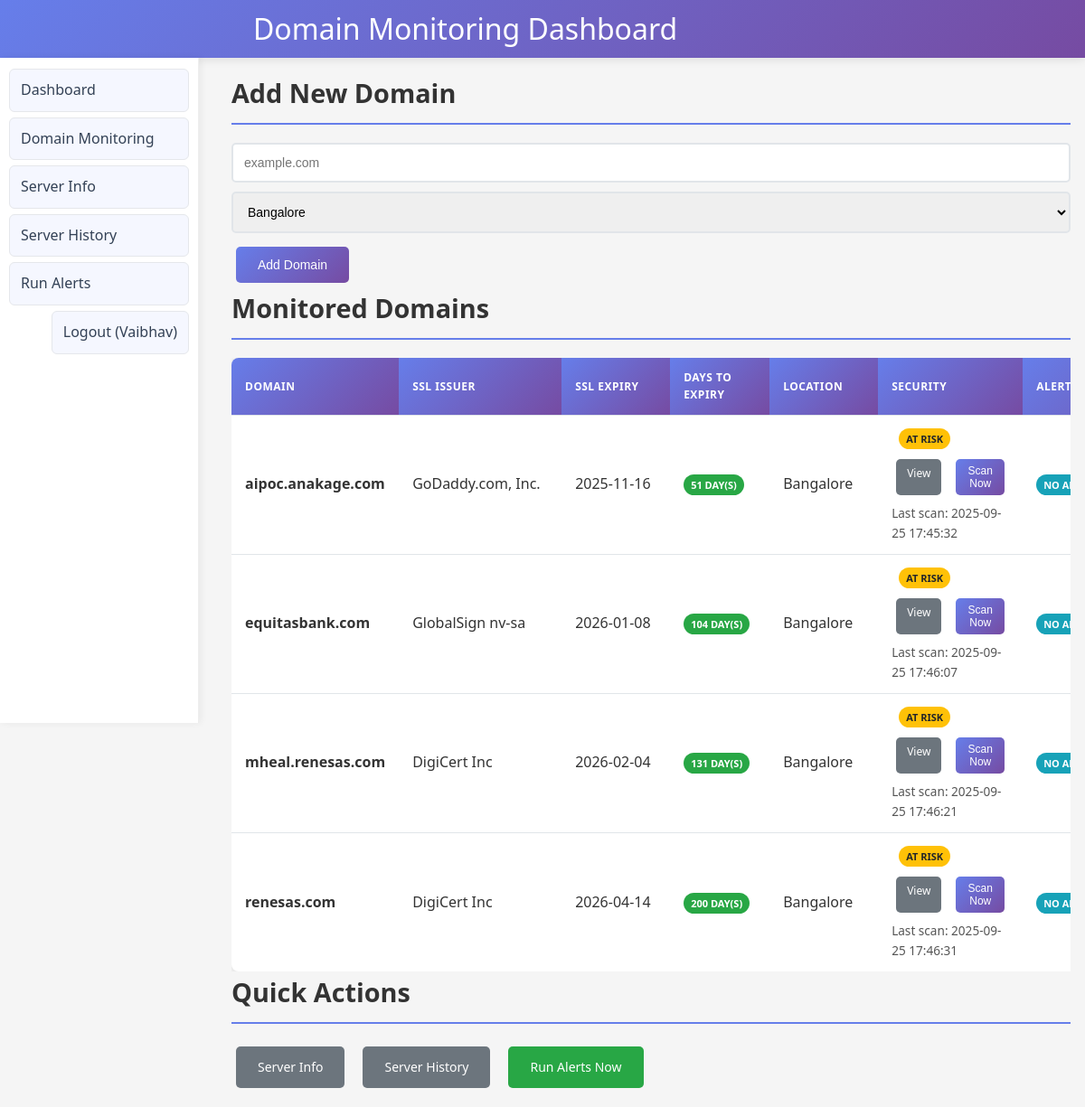
Page /domain (signed in) on the committed database.
### tables this page shows
CREATE TABLE users (
            id INTEGER PRIMARY KEY AUTOINCREMENT,
            name TEXT,
            email TEXT UNIQUE NOT NULL,
            password_hash TEXT NOT NULL,
            role TEXT NOT NULL,          -- super_admin, admin, super_analytics, analytics
            location TEXT                -- required for admin/analytics
        );

CREATE TABLE domains (
            id INTEGER PRIMARY KEY AUTOINCREMENT,
            name TEXT UNIQUE NOT NULL,
            registrar TEXT,
            creation_date TEXT,
            expiration_date TEXT,
            ssl_issuer TEXT,
            ssl_expiry TEXT,
            location TEXT
        );

### 1app.py (the view, shortened to what this page needs)
@app.route('/domain', methods=['GET', 'POST'])
@login_required
def domain():
    conn = get_db_connection()
    c = conn.cursor()
    user = get_current_user()
    base_sql = """
        SELECT d.name, d.registrar, d.creation_date, d.expiration_date, d.ssl_issuer, d.ssl_expiry, d.location,
               a.recipients, a.days_before, a.send_once, a.sent, a.frequency, a.end_date, a.active, a.last_sent
        FROM domains d
        LEFT JOIN domain_alerts a ON a.domain_name = d.name
    """
    params = []
    if user and user["role"] in ("admin", "analytics"):
        base_sql += " WHERE LOWER(d.location)=LOWER(?)"
        params.append(user["location"] or "")
    base_sql += " ORDER BY d.name"
    c.execute(base_sql, params)
    rows = c.fetchall()
    domains = []
    now = datetime.datetime.now()
    for r in rows:
        ssl_expiry = r["ssl_expiry"]
        days_left = None
        try:
            if ssl_expiry:
                expiry_dt = datetime.datetime.strptime(ssl_expiry, "%Y-%m-%d")
                days_left = (expiry_dt - now).days
        except Exception:
            days_left = None
        domains.append({
            "name": r["name"],
            "registrar": r["registrar"],
            "creation_date": r["creation_date"],
            "expiration_date": r["expiration_date"],
            "ssl_issuer": r["ssl_issuer"],
            "ssl_expiry": r["ssl_expiry"],
            "location": r["location"],
            "days_left": days_left,
            "alert_recipients": r["recipients"],
            "alert_days_before": r["days_before"],
            "alert_send_once": bool(r["send_once"]) if r["send_once"] is not None else False,
            "alert_sent": bool(r["sent"]) if r["sent"] is not None else False,
            "alert_frequency": r["frequency"],
            "alert_end_date": r["end_date"],
            "alert_active": bool(r["active"]) if r["active"] is not None else True,
            "alert_last_sent": r["last_sent"]
        })
    conn.close()
    return render_template('domain.html', domains=domains, now=now.date(), locations=get_locations(), user=user)

### 1app.py (called while the page is built)
def get_db_connection():
    conn = sqlite3.connect(DB_FILE, timeout=15, check_same_thread=False)
    conn.row_factory = sqlite3.Row
    try:
        conn.execute("PRAGMA busy_timeout = 15000")
    except Exception:
        pass
    return conn

def get_current_user():
    user_id = session.get('user_id')
    if not user_id:
        return None
    conn = get_db_connection()
    c = conn.cursor()
    c.execute("SELECT id, name, email, role, location FROM users WHERE id = ?", (user_id,))
    row = c.fetchone()
    conn.close()
    return row

def login_required(view_func):
    @functools.wraps(view_func)
    def wrapper(*args, **kwargs):
        if not get_current_user():
            return redirect(url_for('login', next=request.path))
        return view_func(*args, **kwargs)
    return wrapper

def get_locations():
    conn = get_db_connection()
    c = conn.cursor()
    c.execute("SELECT name FROM locations ORDER BY name")
    rows = [r[0] for r in c.fetchall()]
    conn.close()
    return rows

### templates/domain.html (shortened to what this page needs)
<!DOCTYPE html>
<html>
<head>
    <link rel="stylesheet" href="{{ url_for('static', filename='style.css') }}">
</head>
<body>
    <header>
        <div class="container">
            <h1>Domain Monitoring Dashboard</h1>
        </div>
    </header>
    <nav>
        <div class="container">
            <ul>
                <li><a href="/">Dashboard</a></li>
                <li><a href="/domain">Domain Monitoring</a></li>
                <li><a href="/server">Server Info</a></li>
                <li><a href="/server/history">Server History</a></li>
                <li><a href="/run_alerts">Run Alerts</a></li>
                {% if user %}
                    <li style="margin-left:auto"><a href="/logout">Logout ({{ user.name }})</a></li>
                {% else %}
                    <li style="margin-left:auto"><a href="/login">Login</a></li>
                {% endif %}
            </ul>
        </div>
    </nav>
    <div class="container">
        <div class="card">
            <h2>Add New Domain</h2>
            <form method="POST" style="display: flex; gap: 10px; align-items: center; flex-wrap: wrap;">
                <input type="text" name="domain_name" placeholder="example.com" required class="form-control" style="flex: 1; min-width: 200px;">
                <select name="location" class="form-control" style="min-width: 180px;">
                    {% for loc in locations %}
                        <option value="{{ loc }}">{{ loc }}</option>
                    {% endfor %}
                </select>
                <button type="submit" class="btn btn-primary">Add Domain</button>
            </form>
        </div>
        {% if domains %}
            <div class="card">
                <h2>Monitored Domains</h2>
                <div class="table-container">
                    <table class="domains-table">
                        <thead>
                            <tr>
                                <th>Domain</th>
                                <th>SSL Issuer</th>
                                <th>SSL Expiry</th>
                                <th>Days to Expiry</th>
                                <th>Location</th>
                                <th>Security</th>
                                <th>Alert Configuration</th>
                            </tr>
                        </thead>
                        <tbody>
                            {% for d in domains %}
                            <tr>
                                <td><strong>{{ d.name }}</strong></td>
                                <td>{{ d.ssl_issuer or '-' }}</td>
                                <td>{{ d.ssl_expiry or '-' }}</td>
                                <td>
                                    {% if d.days_left is not none %}
                                        {% if d.days_left < 0 %}
                                            <span class="badge badge-danger">Expired {{ -d.days_left }} day(s) ago</span>
                                        {% elif d.days_left <= 30 %}
                                            <span class="badge badge-warning">{{ d.days_left }} day(s)</span>
                                        {% else %}
                                            <span class="badge badge-success">{{ d.days_left }} day(s)</span>
                                        {% endif %}
                                    {% else %}
                                        <span class="badge badge-info">Unknown</span>
                                    {% endif %}
                                </td>
                                <td>{{ d.location or '-' }}</td>
                                <td>
                                    <span class="badge sec-badge" data-domain="{{ d.name|e }}">Loading...</span>
                                    <div style="margin-top:6px; display:flex; gap:6px;">
                                        <a class="btn btn-sm btn-secondary" href="/domain/security/{{ d.name }}">View</a>
                                        <button class="btn btn-sm btn-primary btn-sec-scan" data-domain="{{ d.name|e }}">Scan Now</button>
                                    </div>
                                    <div class="sec-time" data-domain="{{ d.name|e }}" style="font-size: 0.85em; margin-top:4px; color:#555;"></div>
                                </td>
                                <td>
                                    {% if d.alert_recipients %}
                                        <div style="font-size: 0.9em;">
                                            <div><strong>Recipients:</strong> {{ d.alert_recipients }}</div>
                                            <div><strong>Days before:</strong> {{ d.alert_days_before }}</div>
                                            <div><strong>Frequency:</strong> {{ d.alert_frequency or 'once' }}</div>
                                            <div><strong>Send once:</strong> {{ 'Yes' if d.alert_send_once else 'No' }}</div>
                                            <div><strong>Active:</strong> {{ 'Yes' if d.alert_active else 'No' }}</div>
                                            {% if d.alert_end_date %}
                                                <div><strong>Ends:</strong> {{ d.alert_end_date }}</div>
                                            {% endif %}
                                            {% if d.alert_last_sent %}
                                                <div><strong>Last Sent:</strong> {{ d.alert_last_sent }}</div>
                                            {% endif %}
                                            <div><strong>Status:</strong>
                                                <span class="badge {% if d.alert_sent %}badge-success{% else %}badge-warning{% endif %}">
                                                    {{ 'Sent' if d.alert_sent else 'Pending' }}
                                                </span>
                                            </div>
                                        </div>
                                    {% else %}
                                        <span class="badge badge-info">No alerts configured</span>
                                    {% endif %}
                                </td>
                            </tr>
                            {% endfor %}
                        </tbody>
                    </table>
                </div>
            </div>
        {% else %}
            <div class="card">
                <div class="alert alert-info">
                    <strong>No domains configured yet.</strong> Add your first domain above to start monitoring SSL certificates and expiration dates.
                </div>
            </div>
        {% endif %}
        <div class="card">
            <h2>Quick Actions</h2>
            <div style="display: flex; gap: 10px; flex-wrap: wrap;">
                <a href="/server" class="btn btn-secondary">Server Info</a>
                <a href="/server/history" class="btn btn-secondary">Server History</a>
                <a href="/run_alerts" class="btn btn-success">Run Alerts Now</a>
            </div>
        </div>
    </div>
</body>
</html>

### static/style.css (style rules this page uses)
:root { --primary: #667eea; --surface: #ffffff; --text: #334155; --muted: #6b7280; --sidebar-width: 240px; --header-height: 64px; }
* { margin: 0; padding: 0; box-sizing: border-box; }
body { font-family: 'Segoe UI', Tahoma, Geneva, Verdana, sans-serif; line-height: 1.6; color: #333; background-color: #f5f5f5; }
.container { max-width: 1200px; margin: 0 auto; padding: 16px; margin-left: var(--sidebar-width); }
header { background: linear-gradient(135deg, #667eea 0%, #764ba2 100%); color: white; height: var(--header-height); display: flex; align-items: center; padding: 0 16px; margin-bottom: 0; box-shadow: 0 2px 10px rgba(0,0,0,0.1); }
header h1 { width: 100%; text-align: right; font-size: 2em; font-weight: 400; margin-right: 8px; }
nav { position: fixed; left: 0; top: var(--header-height); width: calc(var(--sidebar-width) - 20px); height: calc(100vh - var(--header-height)); background: var(--surface); padding: 12px 10px; box-shadow: 2px 0 8px rgba(0,0,0,0.06); border-right: 1px solid #eee; overflow-y: auto; z-index: 1000; }
nav .container { margin: 0; padding: 0; max-width: 100%; }
nav ul { list-style: none; display: flex; flex-direction: column; gap: 6px; margin: 0; padding: 0; }
nav a { text-decoration: none; color: var(--text); font-weight: 500; padding: 10px 12px; border-radius: 6px; transition: all 0.2s ease; display: block; background: #f5f7ff; border: 1px solid #e5e7eb; }
.card h2 { color: #333; margin-bottom: 20px; font-size: 1.8em; border-bottom: 2px solid #667eea; padding-bottom: 10px; }
.form-control { width: 100%; padding: 12px; border: 2px solid #e1e5e9; border-radius: 5px; font-size: 14px; transition: border-color 0.3s ease; }
.btn { padding: 12px 24px; border: none; border-radius: 5px; cursor: pointer; font-size: 14px; font-weight: 500; text-decoration: none; display: inline-block; transition: all 0.3s ease; margin: 5px; }
.btn-primary { background: linear-gradient(135deg, #667eea 0%, #764ba2 100%); color: white; }
.btn-secondary { background-color: #6c757d; color: white; }
.btn-success { background-color: #28a745; color: white; }
.btn-sm { padding: 6px 12px; font-size: 12px; }
.table-container { overflow-x: auto; margin-top: 12px; }
table { width: 100%; border-collapse: collapse; background: white; border-radius: 8px; overflow: hidden; box-shadow: 0 2px 10px rgba(0,0,0,0.1); }
th, td { padding: 12px 15px; text-align: left; border-bottom: 1px solid #e1e5e9; }
.table-container thead th { position: sticky; top: 0; z-index: 1; }
.domains-table th:nth-child(1), .domains-table td:nth-child(1) { min-width: 160px; width: 18%; }
.domains-table th:nth-child(2), .domains-table td:nth-child(2) { min-width: 180px; width: 20%; }
.domains-table th:nth-child(3), .domains-table td:nth-child(3) { min-width: 120px; width: 12%; }
.domains-table th:nth-child(4), .domains-table td:nth-child(4) { min-width: 110px; width: 10%; }
.domains-table th:nth-child(5), .domains-table td:nth-child(5) { min-width: 120px; width: 12%; }
.domains-table th:nth-child(6), .domains-table td:nth-child(6) { min-width: 160px; width: 16%; }
.domains-table th:nth-child(7), .domains-table td:nth-child(7) { min-width: 220px; width: 22%; }
th { background: linear-gradient(135deg, #667eea 0%, #764ba2 100%); color: white; font-weight: 600; text-transform: uppercase; font-size: 12px; letter-spacing: 0.5px; }
tr:last-child td { border-bottom: none; }
.badge { padding: 4px 8px; border-radius: 12px; font-size: 11px; font-weight: 600; text-transform: uppercase; }
.badge-success { background-color: #28a745; color: white; }
.badge-info { background-color: #17a2b8; color: white; }

### rows in the picture
users: name "Vaibhav"
domains: name "aipoc.anakage.com", ssl_issuer "GoDaddy.com, Inc.", ssl_expiry "2025-11-16", days_left "51", location "Bangalore"
domains: name "equitasbank.com", ssl_issuer "GlobalSign nv-sa", ssl_expiry "2026-01-08", days_left "104", location "Bangalore"
domains: name "mheal.renesas.com", ssl_issuer "DigiCert Inc", ssl_expiry "2026-02-04", days_left "131", location "Bangalore"
domains: name "renesas.com", ssl_issuer "DigiCert Inc", ssl_expiry "2026-04-14", days_left "200", location "Bangalore"

### other values in the picture
form field location "Bangalore"
